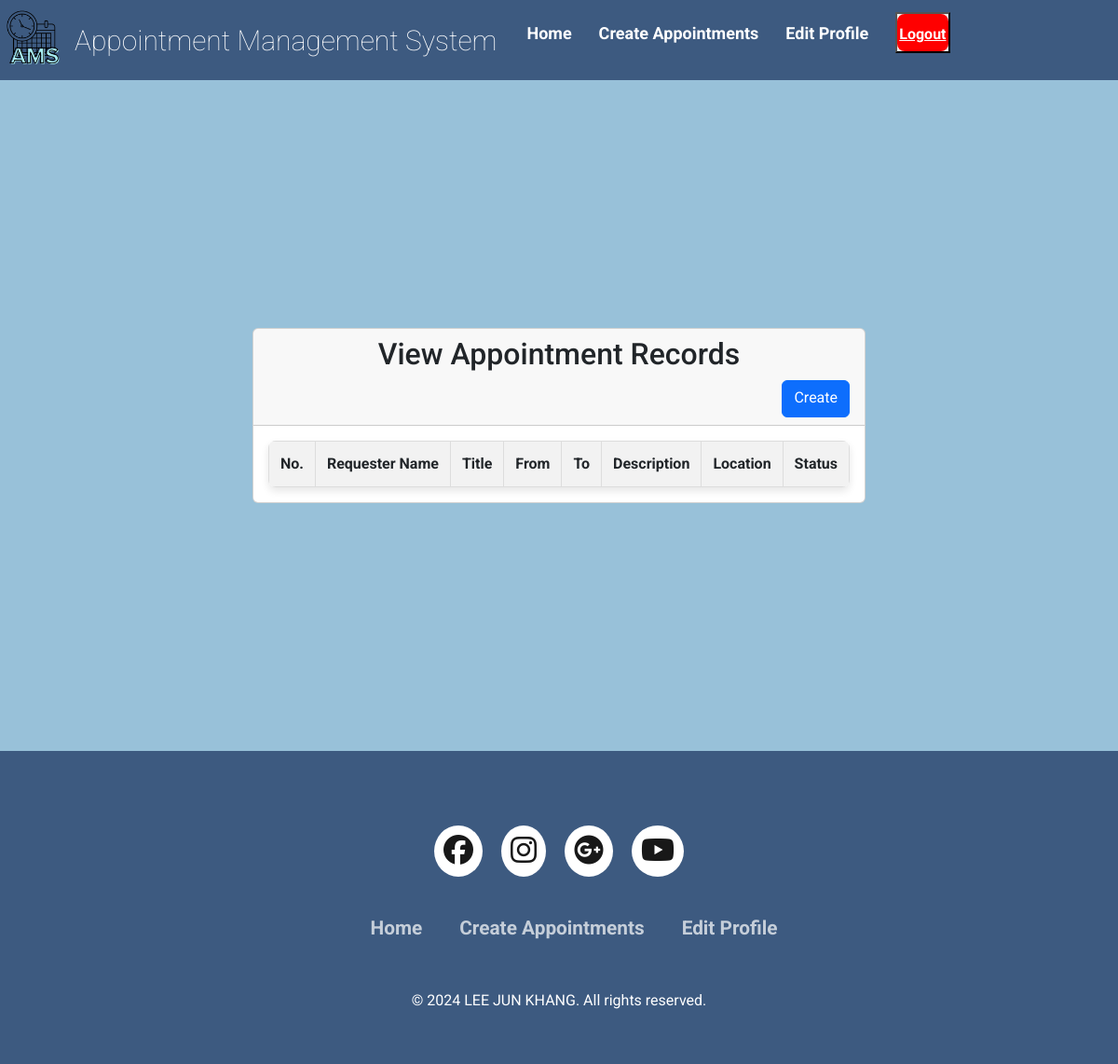
The app's page /appointment_view.php (signed in), older data.
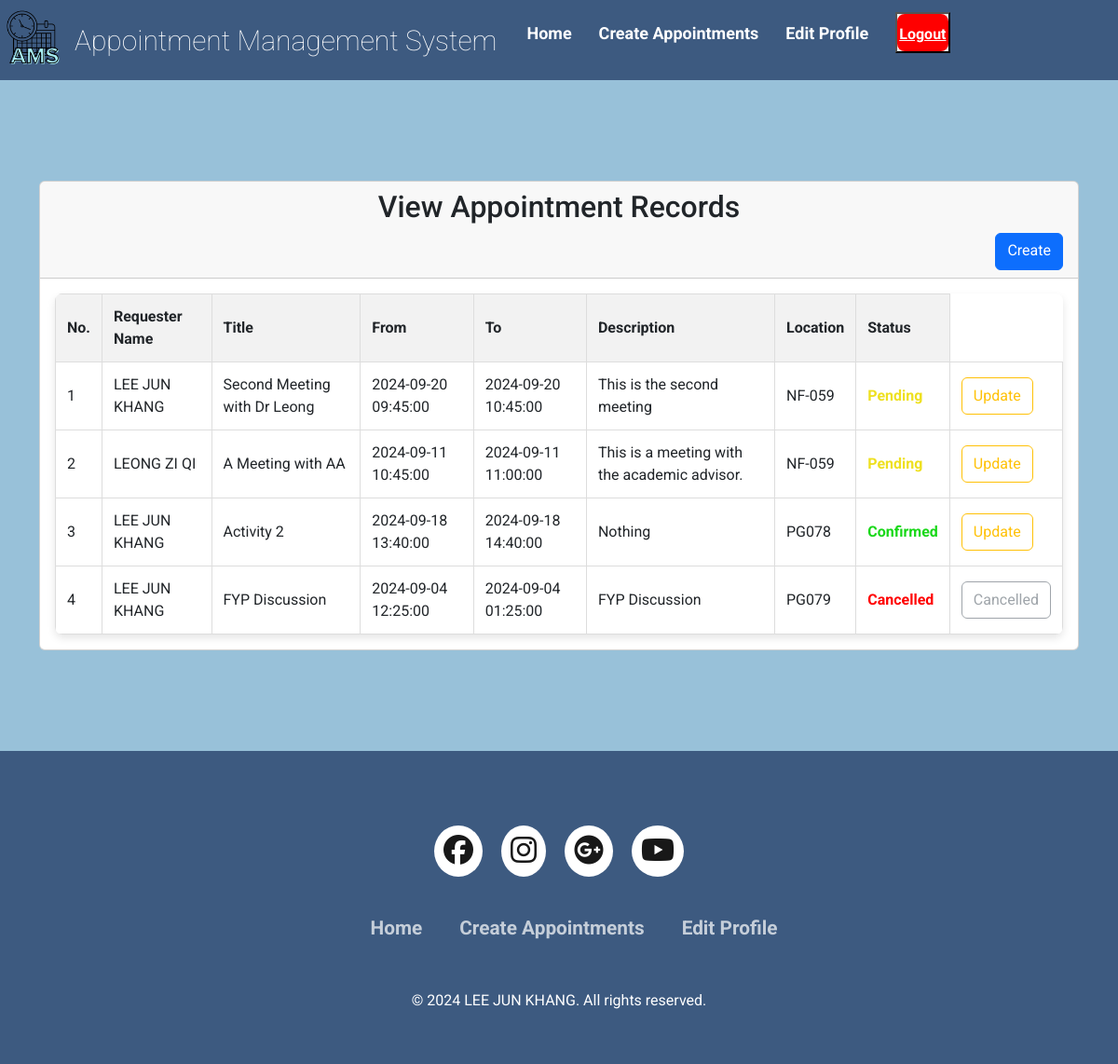
The same page, newer data.
### tables this page shows
CREATE TABLE `appointments` (
  `id` int(11) NOT NULL,
  `accepter_id` int(11) NOT NULL,
  `requester_id` int(11) NOT NULL,
  `title` varchar(100) NOT NULL,
  `from_time` datetime NOT NULL,
  `to_time` datetime NOT NULL,
  `description` varchar(255) NOT NULL,
  `location` varchar(255) NOT NULL,
  `status` enum('Pending','Confirmed','Cancelled') NOT NULL
);

CREATE TABLE `users` (
  `id` int(11) NOT NULL,
  `username` varchar(100) NOT NULL,
  `email` varchar(255) NOT NULL,
  `password` varchar(255) NOT NULL,
  `reg_date` datetime NOT NULL,
  `role_id` int(11) NOT NULL,
  `faculty` varchar(20) NOT NULL,
  `contact_number` varchar(13) NOT NULL
);

### appointment_view.php (the view, shortened to what the changed rows need)
<!DOCTYPE html>
<html lang="en">
<head>
    <link rel="stylesheet" href="css/style.css">
    <link href="https://cdn.jsdelivr.net/npm/bootstrap@5.3.3/dist/css/bootstrap.min.css" rel="stylesheet">
    <link rel="stylesheet" type="text/css" href="https://cdnjs.cloudflare.com/ajax/libs/font-awesome/6.6.0/css/all.min.css">
    <link rel="stylesheet" href="https://unicons.iconscout.com/release/v4.0.0/css/line.css">
</head>
<body style="background-color: #98C1D9;">
                    <?php
                    include("database.php");
                    $email = $_SESSION['email'];
                    $query = mysqli_query($con, "SELECT users.*, roles.role_name
											FROM users
											JOIN roles ON users.role_id = roles.id
											WHERE users.email = '$email'");
                    while ($result = mysqli_fetch_assoc($query)) {
                        $res_id = $result['id'];
                    }
                    ?>
    <main>
        <div class="container">
            <div class="row">
                <div class="col-md-12">
                    <div class="card">
                        <div class="card-header">
                            <h2 style="text-align: center;">View Appointment Records</h2>
                        </div>
                        <div class="card-body">
                            <table class="product-table">
                                <thead>
                                    <tr>
                                        <th>No.</th>
                                        <th>Requester Name</th>
                                        <th>Title</th>
                                        <th>From</th>
                                        <th>To</th>
                                        <th>Description</th>
                                        <th>Location</th>
                                        <th>Status</th>
                                    </tr>
                                </thead>
                                <tbody>
                                    <?php
                                    $count = 1;
                                    $sel_query = "SELECT appointments.*,
                                                u1.username AS requester_name,
                                                u1.email AS requester_email,
                                                u2.username AS accepter_name,
                                                u2.email AS accepter_email
                                                FROM appointments
                                                JOIN users u1 ON appointments.requester_id = u1.id
                                                JOIN users u2 ON appointments.accepter_id = u2.id
                                                WHERE appointments.requester_id = ? OR appointments.accepter_id = ?
                                                ORDER BY appointments.id DESC;";
                                    $stmt = $con->prepare($sel_query);
                                    $stmt->bind_param('ii', $res_id, $res_id);
                                    $stmt->execute();
                                    $result = $stmt->get_result();
                                    while ($row = mysqli_fetch_assoc($result)) {
                                    ?>
                                        <tr>
                                            <td><?php echo $count; ?></td>
                                            <td><?php echo $row["requester_name"]; ?></td>
                                            <td><?php echo $row["title"]; ?></td>
                                            <td><?php echo $row["from_time"]; ?></td>
                                            <td><?php echo $row["to_time"]; ?></td>
                                            <td><?php echo $row["description"]; ?></td>
                                            <td><?php echo $row["location"]; ?></td>
                                            <?php
                                            $statusClass = '';
                                            $statusText = $row['status'];
                                            switch ($statusText) {
                                                case 'Pending':
                                                    $statusClass = 'status-pending';
                                                    break;
                                                case 'Confirmed':
                                                    $statusClass = 'status-confirmed';
                                                    break;
                                                case 'Cancelled':
                                                    $statusClass = 'status-cancelled';
                                                    break;
                                            }
                                            echo "<td class='$statusClass'>{$statusText}</td>";
                                            ?>
                                            <td>
                                                <?php if ($row['status'] !== 'Cancelled'): ?>
                                                    <button type="button" class="btn btn-outline-warning" data-bs-toggle="modal" data-bs-target="#updateModal" data-id="<?php echo $row['id']; ?>">Update</button>
                                                <?php else: ?>
                                                    <button type="button" class="btn btn-outline-secondary" disabled>Cancelled</button>
                                                <?php endif; ?>
                                            </td>
                                        </tr>
                                    <?php
                                        $count++;
                                    }
                                    ?>
                                </tbody>
                            </table>
                        </div>
                    </div>
                </div>
            </div>
    </main>
</body>
</html>

Row changes from the older to the newer data that the page shows:
added appointments: users.username "LEE JUN KHANG", title "Second Meeting with Dr Leong", from_time "2024-09-20 09:45:00", to_time "2024-09-20 10:45:00", description "This is the second meeting", location "NF-059", status "Pending"
added appointments: users.username "LEONG ZI QI", title "A Meeting with AA", from_time "2024-09-11 10:45:00", to_time "2024-09-11 11:00:00", description "This is a meeting with the academic advisor.", location "NF-059", status "Pending"
added appointments: users.username "LEE JUN KHANG", title "Activity 2", from_time "2024-09-18 13:40:00", to_time "2024-09-18 14:40:00", description "Nothing", location "PG078", status "Confirmed"
added appointments: users.username "LEE JUN KHANG", title "FYP Discussion", from_time "2024-09-04 12:25:00", to_time "2024-09-04 01:25:00", description "FYP Discussion", location "PG079", status "Cancelled"
